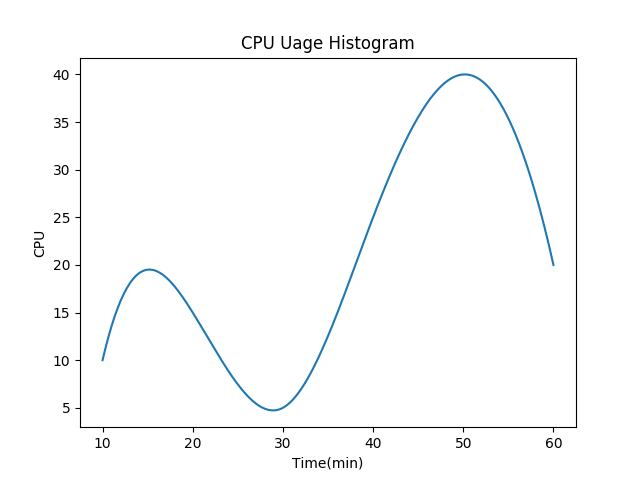

The Python source for this figure:
import pandas as pd
import numpy as np
from matplotlib import pyplot as plt

from scipy.interpolate import spline, BSpline
import scipy

data = {"time": [10, 20, 30, 40, 50, 60], "usage": [20, 40, 50, 35, 10, 60]}
df = pd.DataFrame(data)
print(df)

time = np.array([10, 20, 30, 40, 50, 60])
usage = np.array([10, 15, 5, 25, 40, 20])

xnew = np.linspace(time.min(), time.max(), 300)

power_smooth = spline(time, usage, xnew)
plt.plot(xnew, power_smooth)
plt.xlabel('Time(min)')
plt.ylabel('CPU')
plt.title("CPU Uage Histogram")
plt.savefig('cpu.png')
plt.show()
